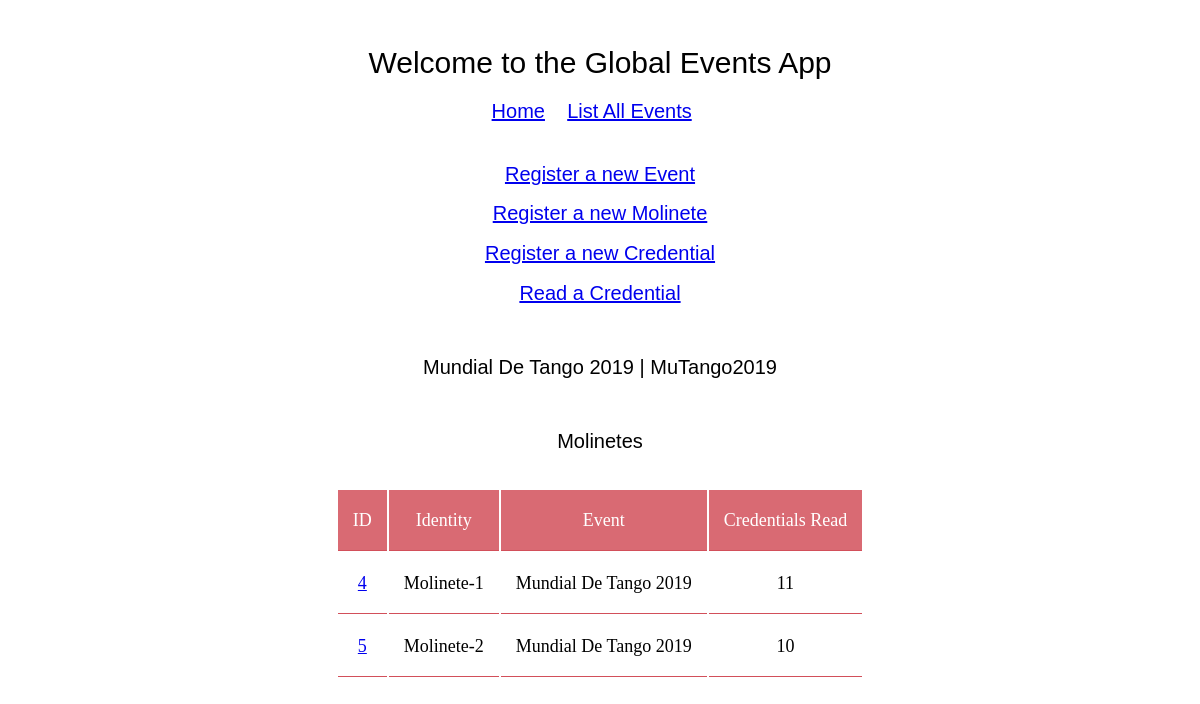
Screenshot of /eventos/2/detail/ with the database file from the repository.
### eventos/models.py (models this page shows, shortened)
class Event(models.Model):
    created = models.DateTimeField(auto_now_add=True)
    title = models.CharField(max_length=100, default='')
    code = models.CharField(max_length=50, default='')
    class Meta:
        ordering = ('created',)
    def __str__(self):
        return self.title

class Molinete(models.Model):
    created = models.DateTimeField(auto_now_add=True)
    identity = models.CharField(max_length=100, blank=True, default='')
    event = models.ForeignKey(Event, on_delete=models.CASCADE)
    @property
    def credentialsRead(self):
        return self.credential_set.filter(read=True).count()

### eventos/views.py (the view)
# urls.py: path('<int:pk>/detail/', views.EventDetailView.as_view(), name='detail'),
class EventDetailView(generic.DetailView):
    model = Event
    template_name = 'eventos/detail.html'
    context_object_name = 'event'

### eventos/templates/eventos/detail.html (shortened to what this page needs)
{% extends "eventos/base.html" %}
{% block content %}
<h2>{{ event.title }} | {{ event.code }}</h2>
{% if event.molinete_set.all %}
<h2>Molinetes</h2>
<div style="overflow-x:auto;">
<table>
    <tr>
        <th>ID</th>
        <th>Identity</th>
        <th>Event</th>
        <th>Credentials Read</th>
    </tr>
    {% for molinete in event.molinete_set.all %}
    <tr>
        <td><a href="{% url 'eventos:molinete-detail' molinete.id %}">{{ molinete.id }}</a></td>
        <td>{{ molinete.identity }}</td>
        <td>{{ molinete.event }}</td>
        <td>{{ molinete.credentialsRead }}</td>
    </tr>
    {% endfor %}
</table>
</div>
{% else %}
<br>
<p><strong>No Molinetes are registered for this event.</strong></p>
{% endif %}
{% endblock %}

### eventos/static/eventos/style.css (style rules this page uses)
h2, label { font: 20px Consolas, sans-serif; text-align: center; }
table { align-content: center; margin-left: auto; margin-right: auto; table-layout: auto; }
tr, th, td { font: 18px/30px Consolas, serif; padding: 15px; text-align: center; border-bottom: 1px solid #d24f5a; }
th { background-color: #d96a73; color: white; }

### rows the page displays
Event: title "Mundial De Tango 2019", code "MuTango2019"
Molinete: id "4", identity "Molinete-1", event "Mundial De Tango 2019", credentialsRead "11"
Molinete: id "5", identity "Molinete-2", event "Mundial De Tango 2019", credentialsRead "10"
